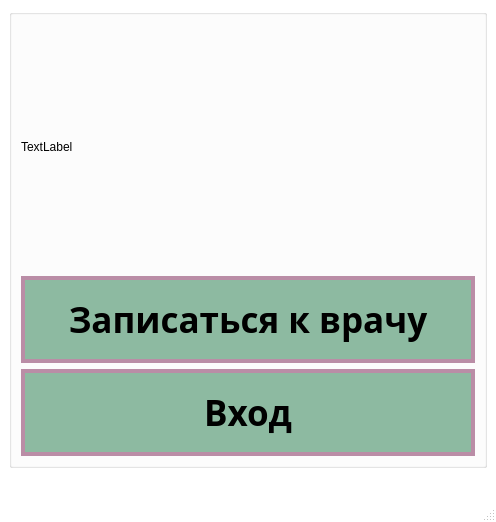
<?xml version="1.0" encoding="UTF-8"?>
<ui version="4.0">
 <class>MainWindow</class>
 <widget class="QMainWindow" name="MainWindow">
  <property name="geometry">
   <rect>
    <x>0</x>
    <y>0</y>
    <width>496</width>
    <height>522</height>
   </rect>
  </property>
  <property name="palette">
   <palette>
    <active>
     <colorrole role="Base">
      <brush brushstyle="SolidPattern">
       <color alpha="255">
        <red>255</red>
        <green>255</green>
        <blue>255</blue>
       </color>
      </brush>
     </colorrole>
     <colorrole role="Window">
      <brush brushstyle="SolidPattern">
       <color alpha="255">
        <red>255</red>
        <green>255</green>
        <blue>255</blue>
       </color>
      </brush>
     </colorrole>
    </active>
    <inactive>
     <colorrole role="Base">
      <brush brushstyle="SolidPattern">
       <color alpha="255">
        <red>255</red>
        <green>255</green>
        <blue>255</blue>
       </color>
      </brush>
     </colorrole>
     <colorrole role="Window">
      <brush brushstyle="SolidPattern">
       <color alpha="255">
        <red>255</red>
        <green>255</green>
        <blue>255</blue>
       </color>
      </brush>
     </colorrole>
    </inactive>
    <disabled>
     <colorrole role="Base">
      <brush brushstyle="SolidPattern">
       <color alpha="255">
        <red>255</red>
        <green>255</green>
        <blue>255</blue>
       </color>
      </brush>
     </colorrole>
     <colorrole role="Window">
      <brush brushstyle="SolidPattern">
       <color alpha="255">
        <red>255</red>
        <green>255</green>
        <blue>255</blue>
       </color>
      </brush>
     </colorrole>
    </disabled>
   </palette>
  </property>
  <property name="font">
   <font>
    <pointsize>26</pointsize>
   </font>
  </property>
  <property name="windowTitle">
   <string>Главная страница</string>
  </property>
  <widget class="QWidget" name="centralwidget">
   <layout class="QGridLayout" name="gridLayout">
    <item row="0" column="0">
     <widget class="QGroupBox" name="groupBox">
      <property name="font">
       <font>
        <family>Bahnschrift Light</family>
        <pointsize>26</pointsize>
        <weight>50</weight>
        <bold>false</bold>
       </font>
      </property>
      <property name="styleSheet">
       <string notr="true">QPushButton{
  background-color: #8dbaa1;
  color: black;
  padding: 15px 32px;
  text-align: center;
  text-decoration: none;
  display: inline-block;
  border: 4px solid #ba8da6;
}

QPushButton:hover{
  background-color: #ba8da6;
  color: black;
  border: 4px solid #8dbaa1;
}
</string>
      </property>
      <property name="title">
       <string/>
      </property>
      <layout class="QGridLayout" name="gridLayout_2">
       <item row="2" column="0">
        <widget class="QPushButton" name="login_button">
         <property name="font">
          <font>
           <family>Malgun Gothic</family>
           <pointsize>26</pointsize>
           <weight>75</weight>
           <bold>true</bold>
           <underline>false</underline>
           <strikeout>false</strikeout>
          </font>
         </property>
         <property name="text">
          <string>Вход</string>
         </property>
        </widget>
       </item>
       <item row="1" column="0">
        <widget class="QPushButton" name="specialist_button">
         <property name="font">
          <font>
           <family>Malgun Gothic</family>
           <pointsize>26</pointsize>
           <weight>75</weight>
           <bold>true</bold>
           <underline>false</underline>
           <strikeout>false</strikeout>
          </font>
         </property>
         <property name="text">
          <string>Записаться к врачу</string>
         </property>
        </widget>
       </item>
       <item row="0" column="0">
        <widget class="QLabel" name="label">
         <property name="styleSheet">
          <string notr="true">background-image: url(:images/logo.jpg);</string>
         </property>
         <property name="text">
          <string>TextLabel</string>
         </property>
        </widget>
       </item>
      </layout>
     </widget>
    </item>
   </layout>
  </widget>
  <widget class="QStatusBar" name="statusbar"/>
 </widget>
 <resources>
  <include location="../xednaY/to_qrc.qrc"/>
 </resources>
 <connections/>
</ui>
